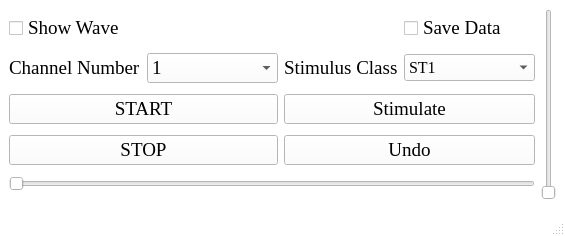
<?xml version="1.0" encoding="UTF-8"?>
<ui version="4.0">
 <class>MainWindow</class>
 <widget class="QMainWindow" name="MainWindow">
  <property name="geometry">
   <rect>
    <x>0</x>
    <y>0</y>
    <width>565</width>
    <height>236</height>
   </rect>
  </property>
  <property name="palette">
   <palette>
    <active>
     <colorrole role="WindowText">
      <brush brushstyle="SolidPattern">
       <color alpha="255">
        <red>0</red>
        <green>0</green>
        <blue>0</blue>
       </color>
      </brush>
     </colorrole>
     <colorrole role="Button">
      <brush brushstyle="SolidPattern">
       <color alpha="255">
        <red>255</red>
        <green>255</green>
        <blue>255</blue>
       </color>
      </brush>
     </colorrole>
     <colorrole role="Light">
      <brush brushstyle="SolidPattern">
       <color alpha="255">
        <red>255</red>
        <green>255</green>
        <blue>255</blue>
       </color>
      </brush>
     </colorrole>
     <colorrole role="Midlight">
      <brush brushstyle="SolidPattern">
       <color alpha="255">
        <red>255</red>
        <green>255</green>
        <blue>255</blue>
       </color>
      </brush>
     </colorrole>
     <colorrole role="Dark">
      <brush brushstyle="SolidPattern">
       <color alpha="255">
        <red>127</red>
        <green>127</green>
        <blue>127</blue>
       </color>
      </brush>
     </colorrole>
     <colorrole role="Mid">
      <brush brushstyle="SolidPattern">
       <color alpha="255">
        <red>170</red>
        <green>170</green>
        <blue>170</blue>
       </color>
      </brush>
     </colorrole>
     <colorrole role="Text">
      <brush brushstyle="SolidPattern">
       <color alpha="255">
        <red>0</red>
        <green>0</green>
        <blue>0</blue>
       </color>
      </brush>
     </colorrole>
     <colorrole role="BrightText">
      <brush brushstyle="SolidPattern">
       <color alpha="255">
        <red>255</red>
        <green>255</green>
        <blue>255</blue>
       </color>
      </brush>
     </colorrole>
     <colorrole role="ButtonText">
      <brush brushstyle="SolidPattern">
       <color alpha="255">
        <red>0</red>
        <green>0</green>
        <blue>0</blue>
       </color>
      </brush>
     </colorrole>
     <colorrole role="Base">
      <brush brushstyle="SolidPattern">
       <color alpha="255">
        <red>255</red>
        <green>255</green>
        <blue>255</blue>
       </color>
      </brush>
     </colorrole>
     <colorrole role="Window">
      <brush brushstyle="SolidPattern">
       <color alpha="255">
        <red>255</red>
        <green>255</green>
        <blue>255</blue>
       </color>
      </brush>
     </colorrole>
     <colorrole role="Shadow">
      <brush brushstyle="SolidPattern">
       <color alpha="255">
        <red>0</red>
        <green>0</green>
        <blue>0</blue>
       </color>
      </brush>
     </colorrole>
     <colorrole role="AlternateBase">
      <brush brushstyle="SolidPattern">
       <color alpha="255">
        <red>255</red>
        <green>255</green>
        <blue>255</blue>
       </color>
      </brush>
     </colorrole>
     <colorrole role="ToolTipBase">
      <brush brushstyle="SolidPattern">
       <color alpha="255">
        <red>255</red>
        <green>255</green>
        <blue>220</blue>
       </color>
      </brush>
     </colorrole>
     <colorrole role="ToolTipText">
      <brush brushstyle="SolidPattern">
       <color alpha="255">
        <red>0</red>
        <green>0</green>
        <blue>0</blue>
       </color>
      </brush>
     </colorrole>
    </active>
    <inactive>
     <colorrole role="WindowText">
      <brush brushstyle="SolidPattern">
       <color alpha="255">
        <red>0</red>
        <green>0</green>
        <blue>0</blue>
       </color>
      </brush>
     </colorrole>
     <colorrole role="Button">
      <brush brushstyle="SolidPattern">
       <color alpha="255">
        <red>255</red>
        <green>255</green>
        <blue>255</blue>
       </color>
      </brush>
     </colorrole>
     <colorrole role="Light">
      <brush brushstyle="SolidPattern">
       <color alpha="255">
        <red>255</red>
        <green>255</green>
        <blue>255</blue>
       </color>
      </brush>
     </colorrole>
     <colorrole role="Midlight">
      <brush brushstyle="SolidPattern">
       <color alpha="255">
        <red>255</red>
        <green>255</green>
        <blue>255</blue>
       </color>
      </brush>
     </colorrole>
     <colorrole role="Dark">
      <brush brushstyle="SolidPattern">
       <color alpha="255">
        <red>127</red>
        <green>127</green>
        <blue>127</blue>
       </color>
      </brush>
     </colorrole>
     <colorrole role="Mid">
      <brush brushstyle="SolidPattern">
       <color alpha="255">
        <red>170</red>
        <green>170</green>
        <blue>170</blue>
       </color>
      </brush>
     </colorrole>
     <colorrole role="Text">
      <brush brushstyle="SolidPattern">
       <color alpha="255">
        <red>0</red>
        <green>0</green>
        <blue>0</blue>
       </color>
      </brush>
     </colorrole>
     <colorrole role="BrightText">
      <brush brushstyle="SolidPattern">
       <color alpha="255">
        <red>255</red>
        <green>255</green>
        <blue>255</blue>
       </color>
      </brush>
     </colorrole>
     <colorrole role="ButtonText">
      <brush brushstyle="SolidPattern">
       <color alpha="255">
        <red>0</red>
        <green>0</green>
        <blue>0</blue>
       </color>
      </brush>
     </colorrole>
     <colorrole role="Base">
      <brush brushstyle="SolidPattern">
       <color alpha="255">
        <red>255</red>
        <green>255</green>
        <blue>255</blue>
       </color>
      </brush>
     </colorrole>
     <colorrole role="Window">
      <brush brushstyle="SolidPattern">
       <color alpha="255">
        <red>255</red>
        <green>255</green>
        <blue>255</blue>
       </color>
      </brush>
     </colorrole>
     <colorrole role="Shadow">
      <brush brushstyle="SolidPattern">
       <color alpha="255">
        <red>0</red>
        <green>0</green>
        <blue>0</blue>
       </color>
      </brush>
     </colorrole>
     <colorrole role="AlternateBase">
      <brush brushstyle="SolidPattern">
       <color alpha="255">
        <red>255</red>
        <green>255</green>
        <blue>255</blue>
       </color>
      </brush>
     </colorrole>
     <colorrole role="ToolTipBase">
      <brush brushstyle="SolidPattern">
       <color alpha="255">
        <red>255</red>
        <green>255</green>
        <blue>220</blue>
       </color>
      </brush>
     </colorrole>
     <colorrole role="ToolTipText">
      <brush brushstyle="SolidPattern">
       <color alpha="255">
        <red>0</red>
        <green>0</green>
        <blue>0</blue>
       </color>
      </brush>
     </colorrole>
    </inactive>
    <disabled>
     <colorrole role="WindowText">
      <brush brushstyle="SolidPattern">
       <color alpha="255">
        <red>127</red>
        <green>127</green>
        <blue>127</blue>
       </color>
      </brush>
     </colorrole>
     <colorrole role="Button">
      <brush brushstyle="SolidPattern">
       <color alpha="255">
        <red>255</red>
        <green>255</green>
        <blue>255</blue>
       </color>
      </brush>
     </colorrole>
     <colorrole role="Light">
      <brush brushstyle="SolidPattern">
       <color alpha="255">
        <red>255</red>
        <green>255</green>
        <blue>255</blue>
       </color>
      </brush>
     </colorrole>
     <colorrole role="Midlight">
      <brush brushstyle="SolidPattern">
       <color alpha="255">
        <red>255</red>
        <green>255</green>
        <blue>255</blue>
       </color>
      </brush>
     </colorrole>
     <colorrole role="Dark">
      <brush brushstyle="SolidPattern">
       <color alpha="255">
        <red>127</red>
        <green>127</green>
        <blue>127</blue>
       </color>
      </brush>
     </colorrole>
     <colorrole role="Mid">
      <brush brushstyle="SolidPattern">
       <color alpha="255">
        <red>170</red>
        <green>170</green>
        <blue>170</blue>
       </color>
      </brush>
     </colorrole>
     <colorrole role="Text">
      <brush brushstyle="SolidPattern">
       <color alpha="255">
        <red>127</red>
        <green>127</green>
        <blue>127</blue>
       </color>
      </brush>
     </colorrole>
     <colorrole role="BrightText">
      <brush brushstyle="SolidPattern">
       <color alpha="255">
        <red>255</red>
        <green>255</green>
        <blue>255</blue>
       </color>
      </brush>
     </colorrole>
     <colorrole role="ButtonText">
      <brush brushstyle="SolidPattern">
       <color alpha="255">
        <red>127</red>
        <green>127</green>
        <blue>127</blue>
       </color>
      </brush>
     </colorrole>
     <colorrole role="Base">
      <brush brushstyle="SolidPattern">
       <color alpha="255">
        <red>255</red>
        <green>255</green>
        <blue>255</blue>
       </color>
      </brush>
     </colorrole>
     <colorrole role="Window">
      <brush brushstyle="SolidPattern">
       <color alpha="255">
        <red>255</red>
        <green>255</green>
        <blue>255</blue>
       </color>
      </brush>
     </colorrole>
     <colorrole role="Shadow">
      <brush brushstyle="SolidPattern">
       <color alpha="255">
        <red>0</red>
        <green>0</green>
        <blue>0</blue>
       </color>
      </brush>
     </colorrole>
     <colorrole role="AlternateBase">
      <brush brushstyle="SolidPattern">
       <color alpha="255">
        <red>255</red>
        <green>255</green>
        <blue>255</blue>
       </color>
      </brush>
     </colorrole>
     <colorrole role="ToolTipBase">
      <brush brushstyle="SolidPattern">
       <color alpha="255">
        <red>255</red>
        <green>255</green>
        <blue>220</blue>
       </color>
      </brush>
     </colorrole>
     <colorrole role="ToolTipText">
      <brush brushstyle="SolidPattern">
       <color alpha="255">
        <red>0</red>
        <green>0</green>
        <blue>0</blue>
       </color>
      </brush>
     </colorrole>
    </disabled>
   </palette>
  </property>
  <property name="font">
   <font>
    <family>Times New Roman</family>
    <pointsize>14</pointsize>
   </font>
  </property>
  <property name="windowTitle">
   <string>BEATS LAB</string>
  </property>
  <property name="autoFillBackground">
   <bool>false</bool>
  </property>
  <widget class="QWidget" name="centralwidget">
   <layout class="QHBoxLayout" name="horizontalLayout" stretch="4,1">
    <item>
     <widget class="QWidget" name="widget" native="true">
      <layout class="QGridLayout" name="gridLayout_2" columnstretch="1,2,1,2">
       <property name="sizeConstraint">
        <enum>QLayout::SetDefaultConstraint</enum>
       </property>
       <property name="leftMargin">
        <number>0</number>
       </property>
       <property name="topMargin">
        <number>0</number>
       </property>
       <property name="rightMargin">
        <number>0</number>
       </property>
       <property name="bottomMargin">
        <number>0</number>
       </property>
       <item row="4" column="0">
        <widget class="QLabel" name="label">
         <property name="text">
          <string>Channel Number</string>
         </property>
        </widget>
       </item>
       <item row="4" column="3">
        <widget class="QComboBox" name="comboBox">
         <property name="font">
          <font>
           <family>Times New Roman</family>
           <pointsize>12</pointsize>
           <weight>50</weight>
           <bold>false</bold>
          </font>
         </property>
         <item>
          <property name="text">
           <string>ST1</string>
          </property>
         </item>
         <item>
          <property name="text">
           <string>ST2</string>
          </property>
         </item>
         <item>
          <property name="text">
           <string>ST3</string>
          </property>
         </item>
        </widget>
       </item>
       <item row="5" column="2" colspan="2">
        <widget class="QPushButton" name="pushButton_3">
         <property name="font">
          <font>
           <family>Times New Roman</family>
           <pointsize>14</pointsize>
           <weight>50</weight>
           <bold>false</bold>
          </font>
         </property>
         <property name="cursor">
          <cursorShape>PointingHandCursor</cursorShape>
         </property>
         <property name="text">
          <string>Stimulate</string>
         </property>
         <property name="iconSize">
          <size>
           <width>24</width>
           <height>24</height>
          </size>
         </property>
        </widget>
       </item>
       <item row="6" column="2" colspan="2">
        <widget class="QPushButton" name="pushButton_4">
         <property name="font">
          <font>
           <family>Times New Roman</family>
           <pointsize>14</pointsize>
           <weight>50</weight>
           <bold>false</bold>
          </font>
         </property>
         <property name="cursor">
          <cursorShape>PointingHandCursor</cursorShape>
         </property>
         <property name="text">
          <string>Undo</string>
         </property>
        </widget>
       </item>
       <item row="4" column="2">
        <widget class="QLabel" name="label_2">
         <property name="text">
          <string>Stimulus Class</string>
         </property>
        </widget>
       </item>
       <item row="0" column="0">
        <widget class="QCheckBox" name="showWaveBox">
         <property name="text">
          <string>Show Wave</string>
         </property>
        </widget>
       </item>
       <item row="0" column="3">
        <widget class="QCheckBox" name="saveDataBox">
         <property name="text">
          <string>Save Data</string>
         </property>
        </widget>
       </item>
       <item row="7" column="0" colspan="4">
        <widget class="QSlider" name="horizontalSlider">
         <property name="minimum">
          <number>1</number>
         </property>
         <property name="maximum">
          <number>100</number>
         </property>
         <property name="orientation">
          <enum>Qt::Horizontal</enum>
         </property>
        </widget>
       </item>
       <item row="4" column="1">
        <widget class="QComboBox" name="channelComboBox">
         <property name="currentText">
          <string>1</string>
         </property>
         <item>
          <property name="text">
           <string>1</string>
          </property>
         </item>
         <item>
          <property name="text">
           <string>2</string>
          </property>
         </item>
         <item>
          <property name="text">
           <string>3</string>
          </property>
         </item>
         <item>
          <property name="text">
           <string>4</string>
          </property>
         </item>
         <item>
          <property name="text">
           <string>5</string>
          </property>
         </item>
         <item>
          <property name="text">
           <string>6</string>
          </property>
         </item>
         <item>
          <property name="text">
           <string>7</string>
          </property>
         </item>
         <item>
          <property name="text">
           <string>8</string>
          </property>
         </item>
         <item>
          <property name="text">
           <string>16</string>
          </property>
         </item>
         <item>
          <property name="text">
           <string>24</string>
          </property>
         </item>
         <item>
          <property name="text">
           <string>32</string>
          </property>
         </item>
         <item>
          <property name="text">
           <string/>
          </property>
         </item>
        </widget>
       </item>
       <item row="5" column="0" colspan="2">
        <widget class="QPushButton" name="pushButton">
         <property name="font">
          <font>
           <family>Times New Roman</family>
           <pointsize>14</pointsize>
           <weight>50</weight>
           <bold>false</bold>
          </font>
         </property>
         <property name="cursor">
          <cursorShape>PointingHandCursor</cursorShape>
         </property>
         <property name="text">
          <string>START</string>
         </property>
        </widget>
       </item>
       <item row="6" column="0" colspan="2">
        <widget class="QPushButton" name="pushButton_2">
         <property name="font">
          <font>
           <family>Times New Roman</family>
           <pointsize>14</pointsize>
           <weight>50</weight>
           <bold>false</bold>
          </font>
         </property>
         <property name="cursor">
          <cursorShape>PointingHandCursor</cursorShape>
         </property>
         <property name="text">
          <string>STOP</string>
         </property>
        </widget>
       </item>
      </layout>
     </widget>
    </item>
    <item>
     <widget class="QSlider" name="verticalSlider">
      <property name="minimum">
       <number>1</number>
      </property>
      <property name="orientation">
       <enum>Qt::Vertical</enum>
      </property>
     </widget>
    </item>
   </layout>
  </widget>
  <widget class="QStatusBar" name="statusBar"/>
  <action name="actionLoad_ECG_Data">
   <property name="text">
    <string>Load ECG Data</string>
   </property>
  </action>
  <action name="actionLoad_Rada_Data">
   <property name="text">
    <string>Load Rada Data</string>
   </property>
  </action>
  <action name="actionEEG_Data">
   <property name="text">
    <string>EEG Data</string>
   </property>
  </action>
  <action name="actionECG_Data">
   <property name="text">
    <string>ECG Data</string>
   </property>
  </action>
  <action name="actionRadar_Data">
   <property name="text">
    <string>Radar Data</string>
   </property>
  </action>
  <action name="actionCamera_Data">
   <property name="text">
    <string>Camera Data</string>
   </property>
  </action>
  <action name="actionSave_Data">
   <property name="text">
    <string>Save Data</string>
   </property>
  </action>
  <action name="actionEEG_ECG_Figure">
   <property name="text">
    <string>EEG/ECG Figure</string>
   </property>
  </action>
  <action name="actionRadar_Data_2">
   <property name="text">
    <string>Radar Figure</string>
   </property>
  </action>
  <action name="actionCamera_Figure">
   <property name="text">
    <string>Camera Figure</string>
   </property>
  </action>
 </widget>
 <resources/>
 <connections/>
</ui>
